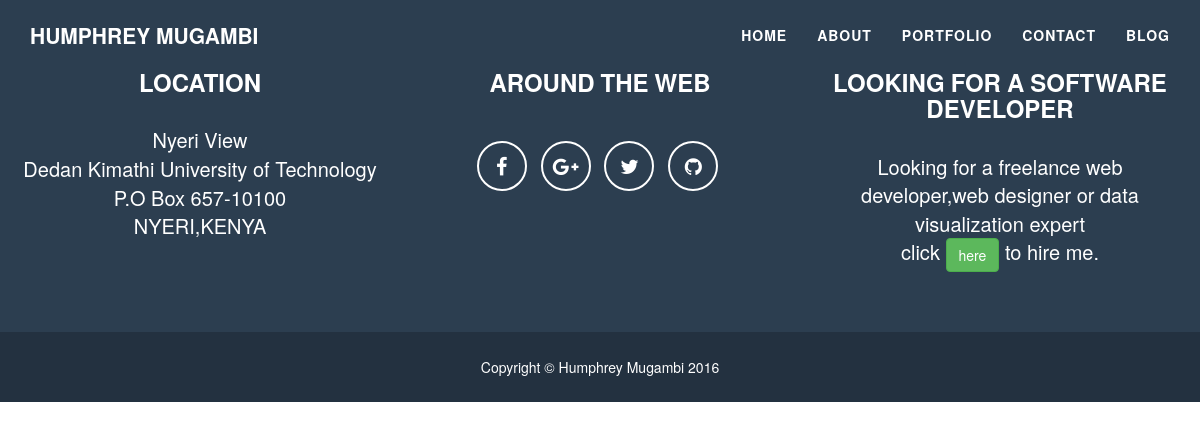
The page /blog/drafts/ (signed in) on the database as committed earlier.
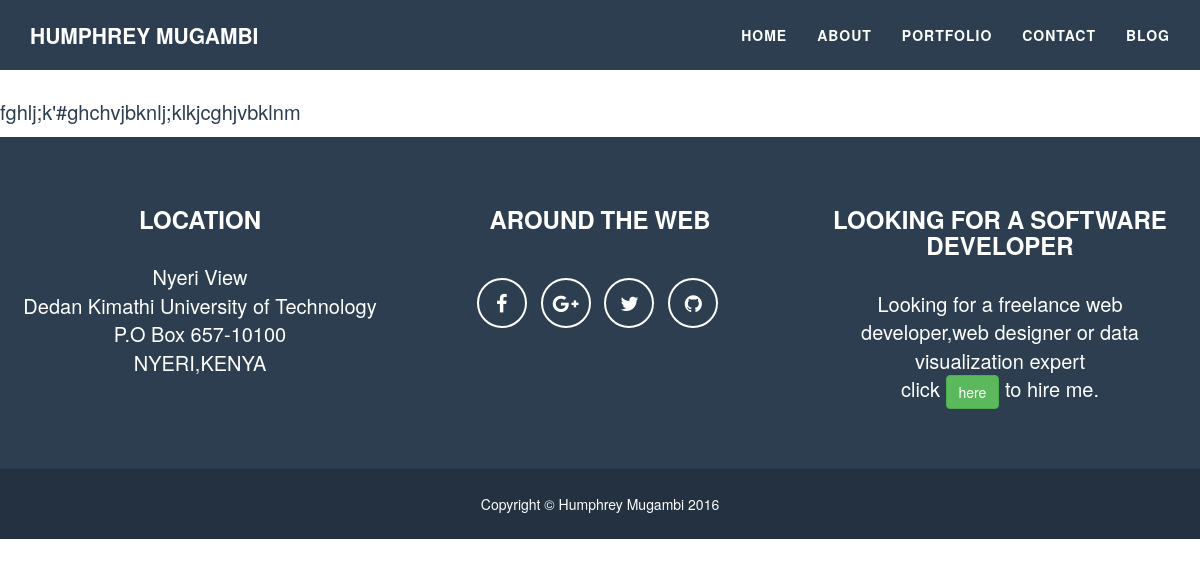
The same page on the database as committed later.
### blog/models.py (models this page shows, shortened)
class Post(models.Model):
    author = models.ForeignKey('auth.User')
    title = models.CharField(max_length=200)
    text = models.TextField()
    created_date = models.DateTimeField(
            default=timezone.now)
    published_date = models.DateTimeField(
            blank=True, null=True)

### blog/views.py (the view)
# urls.py: url(r'^blog/drafts/$',views.post_draft_list, name='post_draft_list'),
@login_required
def post_draft_list(request):
    posts =Post.objects.filter(published_date__isnull=True).order_by('created_date')
    return render(request, 'blog/post_draft_list.html', {'posts':posts})

### blog/templates/blog/post_draft_list.html
{% extends 'blog/base.html' %}
{% block content %}
    {% for post in posts %}
        <div class="post">
            <p class="date">Created: {{ post.created_date|date:'d-m-Y' }}</p>
            <h1><a href="{% url 'blog.views.post_detail' pk=post.pk %}">{{ post.title }}</a></h1>
            <p>{{ post.text|truncatechars:200 }}</p>
        </div>
        {% endfor %}
        {% endblock %}

Rows that differ between the two databases and show on the page:
added Post: text "fghlj;k'#ghchvjbknlj;klkjcghjvbklnm"
